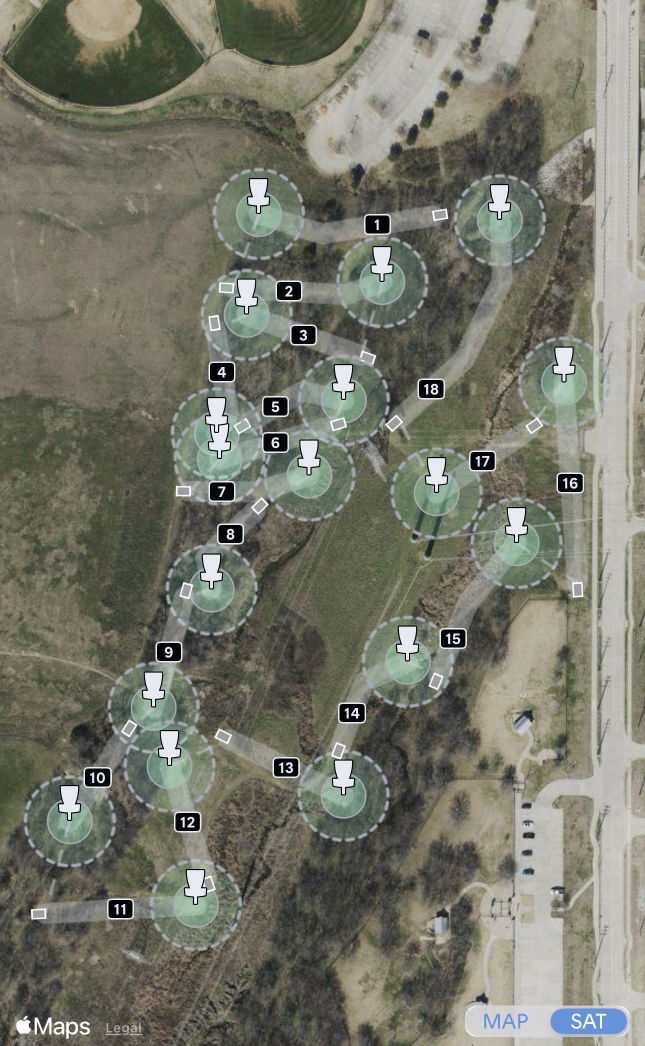
#> input picture resources/IMG_5641.jpg, 1290 x 2091 px (shown at 1/2 size)
$ python nuthing-p1-canonical.py ../resources/IMG_5641.jpg
#> lines starting #> are read from the running program, lines starting #| are printed output that depends on the picture; after the words box and inside, x2 and y2 are one past the last pixel; in counts of white or black regions, pixels touching at a corner belong together
"""NuThing P1 canonical broad candidate pipeline.

Published from the working Colab prototype as the baseline to port to TypeScript
before Part 2 badge-identity experiments.

Input contract:
    IMAGE = path to a clean cropped + stitched raster

Output:
    NUTHING_P1

Philosophy:
  - discover repeated rendered families
  - rank tee-likeness using projected border agreement
  - PRIMARY = first badge_count tee candidates
  - SECONDARY = everything else
  - optional A/B culling applies only to SECONDARY
  - nothing is discarded from the trace/evidence ledger
"""

import cv2
import numpy as np
from dataclasses import dataclass

# -----------------------------------------------------------------------------
# CONFIG
# -----------------------------------------------------------------------------
BRIGHT_V_MIN = 210
BRIGHT_S_MAX = 45
DARK_V_MAX = 45

BADGE_ASPECT_MIN = 1.15
BADGE_ASPECT_MAX = 1.80
BADGE_DARK_INTERIOR_MIN = 0.45
BADGE_SIZE_TOL = np.log(1.15)

FAMILY_SIZE_TOL = np.log(1.20)
MAX_OBJECT_ASPECT = 3.0

TEE_SEED_COUNT = 10
CANON_SIZE = 96
CANON_MAJOR_SPAN = 60.0
MATCH_SIGMA = 1.75
SHIFT_VALUES = [-4, -2, 0, 2, 4]
F_BETA = 0.5
OBSERVED_CORE_FRACTION = 0.60

# Broad default: preserve all secondary candidates. The B gate is an ablation.
ACTIVE_SECONDARY_GATE = "A"
B_CULL_IF_SCORE_BELOW = 0.40


@dataclass
class Component:
    label: int
    cx: float
    cy: float
    area: int
    bbox_x: int
    bbox_y: int
    bbox_w: int
    bbox_h: int
    major: float
    minor: float
    angle: float
    fill: float


def extract_components(mask):
    count, labels, stats, _ = cv2.connectedComponentsWithStats(mask, connectivity=8)
    components = []

    for label in range(1, count):
        x, y, w, h, area = stats[label]
        roi = labels[y:y+h, x:x+w]
        yy, xx = np.where(roi == label)
        if len(xx) < 2:
            continue

        xs = xx + x
        ys = yy + y
        pts = np.column_stack([xs, ys]).astype(np.float64)
        center = pts.mean(axis=0)
        rel = pts - center
        cov = np.cov(rel, rowvar=False, bias=True)
        eigvals, eigvecs = np.linalg.eigh(cov)
        major_axis = eigvecs[:, np.argmax(eigvals)]

        if major_axis[0] < 0 or (abs(major_axis[0]) < 1e-9 and major_axis[1] < 0):
            major_axis = -major_axis

        minor_axis = np.array([-major_axis[1], major_axis[0]])
        u = rel @ major_axis
        v = rel @ minor_axis
        major = float(u.max() - u.min() + 1)
        minor = float(v.max() - v.min() + 1)

        if minor > major:
            major, minor = minor, major

        fill = float(area) / max(major * minor, 1.0)
        angle = float(np.arctan2(major_axis[1], major_axis[0]))

        components.append(Component(
            label=int(label),
            cx=float(center[0]),
            cy=float(center[1]),
            area=int(area),
            bbox_x=int(x),
            bbox_y=int(y),
            bbox_w=int(w),
            bbox_h=int(h),
            major=major,
            minor=minor,
            angle=angle,
            fill=fill,
        ))

    return labels, components


def log_size_distance(a_major, a_minor, b_major, b_minor):
    return max(abs(np.log(a_major / b_major)), abs(np.log(a_minor / b_minor)))


def component_size_distance(a, b):
    return log_size_distance(a.major, a.minor, b.major, b.minor)


def bbox_size_distance(a, b):
    return max(abs(np.log(a.bbox_w / b.bbox_w)), abs(np.log(a.bbox_h / b.bbox_h)))


def anchored_families(components, tolerance, distance_fn=component_size_distance):
    families = []
    seen = set()

    for anchor in components:
        family = [c for c in components if distance_fn(anchor, c) <= tolerance]
        labels_key = tuple(sorted(c.label for c in family))
        if labels_key in seen:
            continue
        seen.add(labels_key)
        families.append(family)

    families.sort(key=len, reverse=True)
    return families


def family_spread(family):
    if not family:
        return float("inf")
    major = np.median([c.major for c in family])
    minor = np.median([c.minor for c in family])
    return np.median([
        log_size_distance(c.major, c.minor, major, minor)
        for c in family
    ])


def distance_to_foreground(mask):
    return cv2.distanceTransform((mask == 0).astype(np.uint8), cv2.DIST_L2, 3)


def fuzzy_support(distance):
    return np.exp(-(distance ** 2) / (2 * MATCH_SIGMA ** 2))


def shift_mask(mask, dx, dy):
    m = np.float32([[1, 0, dx], [0, 1, dy]])
    return cv2.warpAffine(
        mask, m, (CANON_SIZE, CANON_SIZE),
        flags=cv2.INTER_NEAREST,
        borderValue=0,
    )


def inner_core(mask, keep_fraction):
    if keep_fraction >= 0.999:
        return mask.copy()
    fg = mask.astype(bool)
    if not fg.any():
        return mask.copy()

    inside_distance = cv2.distanceTransform(mask.astype(np.uint8), cv2.DIST_L2, 5)
    values = inside_distance[fg]
    cutoff = np.quantile(values, 1.0 - keep_fraction)
    return (fg & (inside_distance >= cutoff)).astype(np.uint8)


def fbeta(precision, recall, beta=F_BETA):
    if precision <= 0 or recall <= 0:
        return 0.0
    b2 = beta * beta
    return (1 + b2) * precision * recall / (b2 * precision + recall)


def run_nuthing_p1(image_path, active_secondary_gate=ACTIVE_SECONDARY_GATE):
#> called with image_path = '../resources/IMG_5641.jpg', active_secondary_gate = 'A'
    bgr = cv2.imread(image_path)
#> bgr is the input picture: shape (2091, 1290, 3); mean B, G, R 106, 118.6, 117.7
    if bgr is None:
        raise RuntimeError(f"Could not read image: {image_path}")

    rgb = cv2.cvtColor(bgr, cv2.COLOR_BGR2RGB)
    hsv = cv2.cvtColor(rgb, cv2.COLOR_RGB2HSV)
#> hsv: shape (2091, 1290, 3); mean H, S, V 37.3, 38.9, 121.3
    s = hsv[:, :, 1]
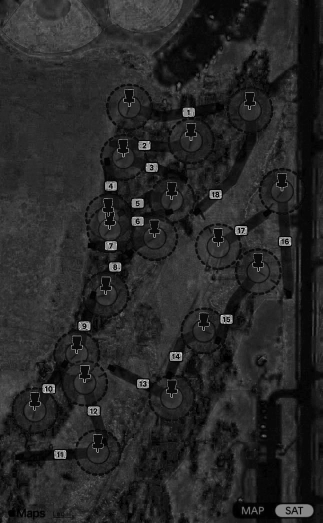
#> s: shape (2091, 1290) (shown at 1/4 size); min 0, max 255, mean 38.9
    v = hsv[:, :, 2]
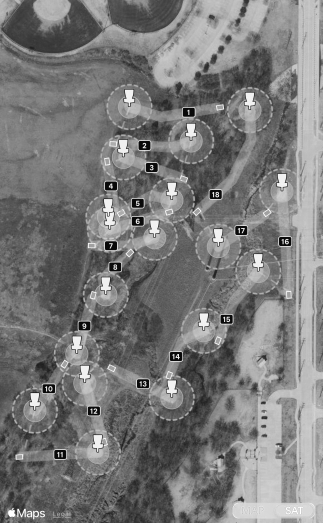
#> v: shape (2091, 1290) (shown at 1/4 size); min 1, max 255, mean 121.3

    bright_mask = ((v >= BRIGHT_V_MIN) & (s <= BRIGHT_S_MAX)).astype(np.uint8)
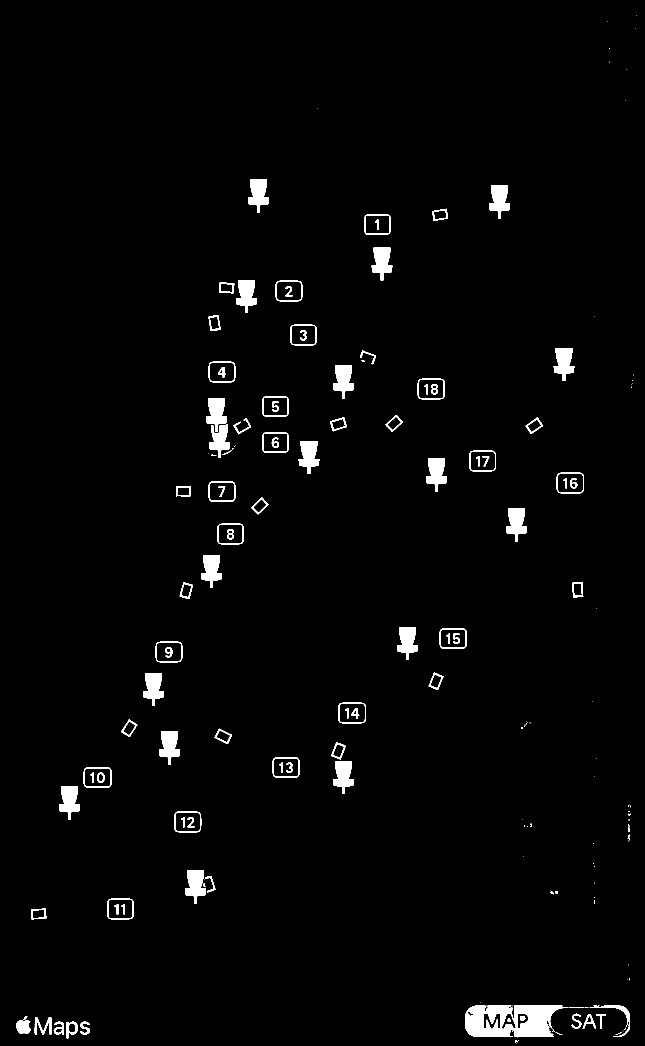
#> bright_mask: shape (2091, 1290) (shown at 1/2 size); values 0 (black) and 1 (white), 2.2% white; 168 white regions (67 under 20 px), largest, box (x1, y1, x2, y2) and area: (930, 2011, 1137, 2074) 9017, (496, 359, 538, 425) 1746, (978, 371, 1020, 437) 1746
    dark_mask = (v <= DARK_V_MAX).astype(np.uint8)
#> dark_mask: shape (2091, 1290); values 0 (black) and 1 (white), 1.7% white; 925 white regions (762 under 20 px), largest, box (x1, y1, x2, y2) and area: (731, 431, 779, 467) 1551, (420, 965, 468, 1001) 1525, (554, 564, 602, 600) 1479

    bright_labels, bright_components = extract_components(bright_mask)
#> in extract_components, `count, labels, stats, _ = cv2.connectedComponentsWithStats(mask, conne..`:
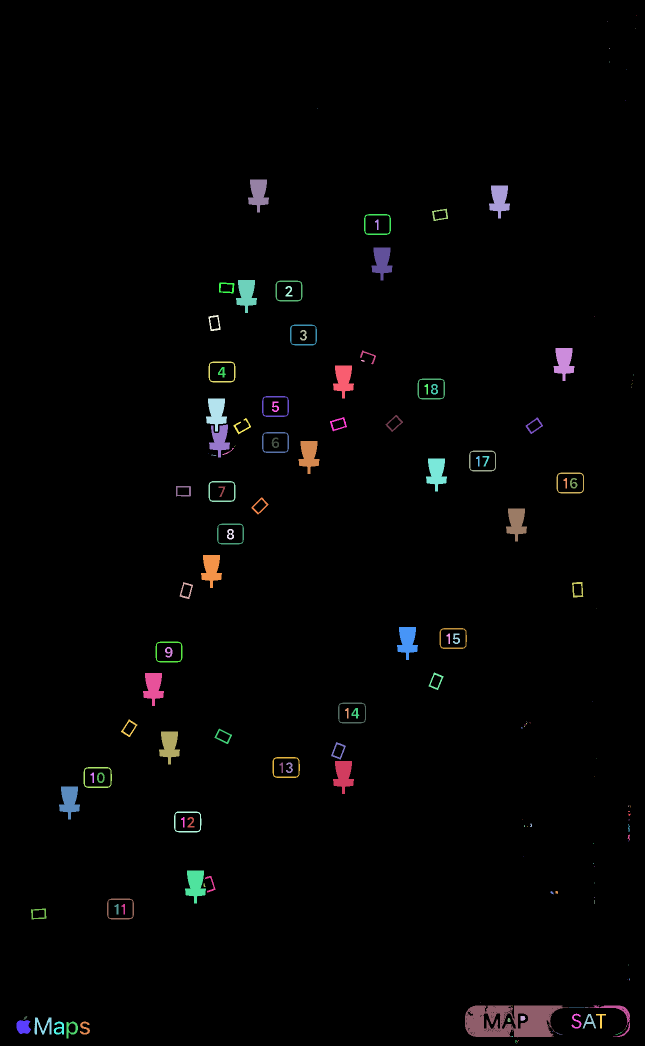
#> labels: shape (2091, 1290) int32 (shown at 1/2 size); 169 distinct labels, from 0 to 168; one colour per label, 0 black
#> in extract_components, `count, labels, stats, _ = cv2.connectedComponentsWithStats(mask, conne..`: count = 169; stats = 169 rows, first 6: [0, 0, 1290, 2091, 2637044], [1272, 31, 1, 1, 1], [1215, 42, 1, 1, 1], [1270, 57, 1, 1, 1], [1219, 96, 1, 2, 2], [1219, 123, 1, 2, 2]
#> the loop in extract_components, `for label in range(1, count):` made 168 passes
#> (x, y, w, h, area, center, cov, eigvals) on passes 11, 12, 16, 17: (864, 417, 32, 25, 255, [879.7, 429.2], [[110.8, -9.94], [-9.94, 56.84]], [55.07, 112.6]), (728, 428, 54, 42, 468, [754.5, 448.6], [[371.1, -1.8], [-1.8, 256.8]], [256.8, 371.2]), (551, 561, 54, 42, 468, [577.4, 581.4], [[371.9, -0.107], [-0.107, 256.3]], [256.3, 371.9]), (438, 565, 31, 22, 275, [452.9, 575], [[112.5, 5.31], [5.31, 54.94]], [54.46, 112.9])
    _, dark_components = extract_components(dark_mask)
#> in extract_components (call 2), `count, labels, stats, _ = cv2.connectedComponentsWithStats(mask, conne..`:
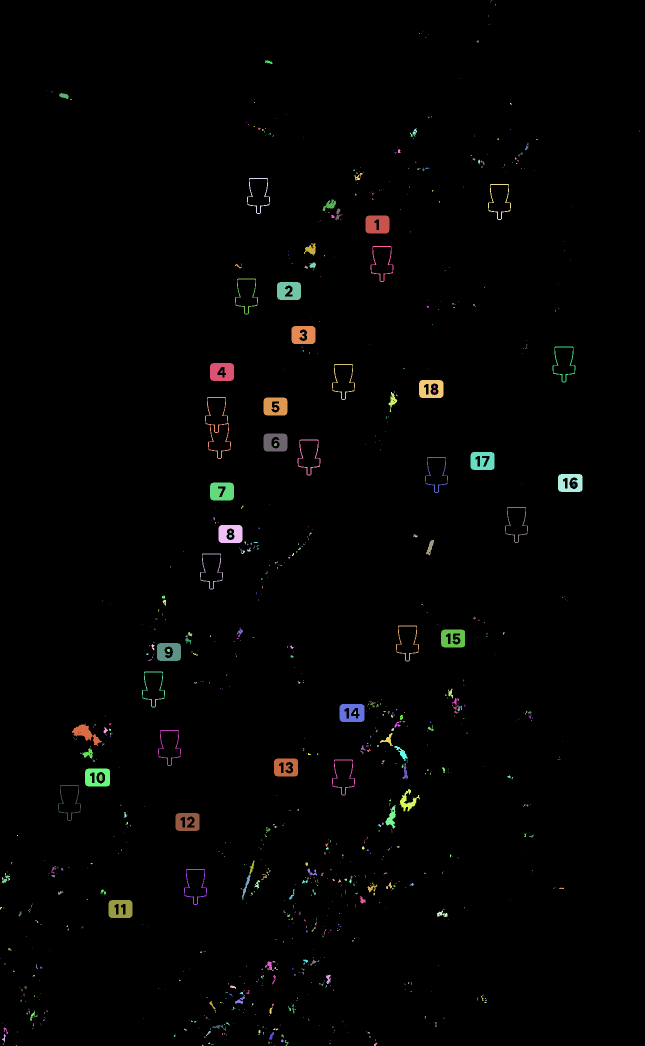
#> labels: shape (2091, 1290) int32 (shown at 1/2 size); 926 distinct labels, from 0 to 925; one colour per label, 0 black

    # Badge family: white screen-aligned frame + dark interior + repeated bbox size.
    badge_candidates = []
    for c in bright_components:
        if c.bbox_h <= 0:
            continue
        aspect = c.bbox_w / c.bbox_h
        if not (BADGE_ASPECT_MIN <= aspect <= BADGE_ASPECT_MAX):
            continue

        x, y, w, h = c.bbox_x, c.bbox_y, c.bbox_w, c.bbox_h
        dark_fraction = float(dark_mask[y:y+h, x:x+w].mean())
        if dark_fraction >= BADGE_DARK_INTERIOR_MIN:
            badge_candidates.append(c)
#> this loop made 141 passes

    badge_families = anchored_families(badge_candidates, BADGE_SIZE_TOL, bbox_size_distance)
#> the loop in anchored_families, `for anchor in components:` made 18 passes
    if not badge_families:
        raise RuntimeError("No repeated white badge-frame family found")

    badges = badge_families[0]
    badge_count = len(badges)
    badge_labels = {c.label for c in badges}
    bright_without_badges = [c for c in bright_components if c.label not in badge_labels]

    # Basket family: repeated bright family whose cardinality is closest to badges.
    basket_pool = [
        c for c in bright_without_badges
        if c.minor > 0 and c.major / c.minor <= MAX_OBJECT_ASPECT
    ]
    basket_families = anchored_families(basket_pool, FAMILY_SIZE_TOL)
#> the loop in anchored_families (call 2), `for anchor in components:` made 113 passes
    if not basket_families:
        raise RuntimeError("No repeated bright family available for basket discovery")

    def basket_family_key(family):
        return abs(len(family) - badge_count), family_spread(family)

    baskets = min(basket_families, key=basket_family_key)
    basket_labels = {c.label for c in baskets}
    remaining_bright = [
        c for c in bright_without_badges
        if c.label not in basket_labels
    ]

    # Tee mode discovery: geometry discovers the normal population and scale only.
    tee_family_candidates = anchored_families(
        [
            c for c in remaining_bright
            if c.minor > 0 and c.major / c.minor <= MAX_OBJECT_ASPECT
        ],
        FAMILY_SIZE_TOL,
    )
    if not tee_family_candidates:
        raise RuntimeError("No repeated tee-scale bright family found")

    modal_family = max(tee_family_candidates, key=len)
    modal_major = np.median([c.major for c in modal_family])
    modal_minor = np.median([c.minor for c in modal_family])

    def distance_to_tee_mode(c):
        return log_size_distance(c.major, c.minor, modal_major, modal_minor)

    seed_order = sorted(modal_family, key=distance_to_tee_mode)
    seed_count = min(TEE_SEED_COUNT, len(seed_order))
    tee_seeds = seed_order[:seed_count]
    canon_scale = CANON_MAJOR_SPAN / modal_major

    def component_pixels(c):
        x, y, w, h = c.bbox_x, c.bbox_y, c.bbox_w, c.bbox_h
        roi = bright_labels[y:y+h, x:x+w]
#> roi: shape (35, 30) int32; values 0 (black) and 76 (white), 25.8% white; 1 white region, box (x1, y1, x2, y2) and area: (0, 0, 30, 35) 271
        yy, xx = np.where(roi == c.label)
        return xx + x, yy + y

    def canonical_component_mask(c):
        xs, ys = component_pixels(c)
        out = np.zeros((CANON_SIZE, CANON_SIZE), dtype=np.uint8)
        if len(xs) < 2:
            return out

        pts = np.column_stack([xs, ys]).astype(np.float64)
        center = pts.mean(axis=0)
        rel = pts - center
        cov = np.cov(rel, rowvar=False, bias=True)
        eigvals, eigvecs = np.linalg.eigh(cov)
        major_axis = eigvecs[:, np.argmax(eigvals)]

        if major_axis[0] < 0 or (abs(major_axis[0]) < 1e-9 and major_axis[1] < 0):
            major_axis = -major_axis

        minor_axis = np.array([-major_axis[1], major_axis[0]])
        u = rel @ major_axis
        vv = rel @ minor_axis
        center_canon = (CANON_SIZE - 1) / 2
        px = np.rint(center_canon + u * canon_scale).astype(int)
        py = np.rint(center_canon + vv * canon_scale).astype(int)
        valid = (px >= 0) & (px < CANON_SIZE) & (py >= 0) & (py < CANON_SIZE)
        out[py[valid], px[valid]] = 1
        return out

    seed_masks = [canonical_component_mask(c) for c in tee_seeds]
    seed_likelihoods = [fuzzy_support(distance_to_foreground(mask)) for mask in seed_masks]
    tee_border_likelihood = np.mean(seed_likelihoods, axis=0)
    tee_border_template = (tee_border_likelihood >= 0.50).astype(np.uint8)
#> tee_border_template: shape (96, 96); values 0 (black) and 1 (white), 15.5% white; 1 white region, box (x1, y1, x2, y2) and area: (17, 27, 79, 70) 1426
    tee_template_distance = distance_to_foreground(tee_border_template)
#> in distance_to_foreground (call 11), `return cv2.distanceTransform((mask == 0).astype(np.uint8), cv2.DIST_L2..`:
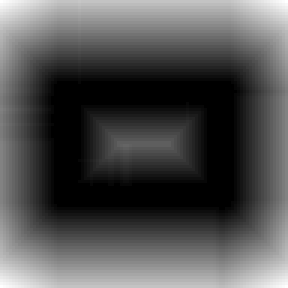
#> returned value: shape (96, 96) float32 (shown 3 times larger); min 0, max 33.66, mean 10.8; drawn with min black and max white
    tee_template_pixels = tee_border_template.astype(bool)

    def score_tee_component(c):
        raw = canonical_component_mask(c)
        best = None

        for dy in SHIFT_VALUES:
            for dx in SHIFT_VALUES:
                candidate = shift_mask(raw, dx, dy)
                observed_core = inner_core(candidate, OBSERVED_CORE_FRACTION)
                observed = observed_core.astype(bool)
                if not observed.any():
                    continue

                explained = float(np.mean(fuzzy_support(tee_template_distance[observed])))
                candidate_distance = distance_to_foreground(candidate)
                coverage = float(np.mean(fuzzy_support(candidate_distance[tee_template_pixels])))
                score = float(fbeta(explained, coverage))

                row = {
                    "component": c,
                    "score": score,
                    "explained": explained,
                    "coverage": coverage,
                    "dx": dx,
                    "dy": dy,
                    "canonical": candidate,
                    "observed_core": observed_core,
                }

                if best is None or row["score"] > best["score"]:
                    best = row

        return best

    tee_ranked = []
    for c in remaining_bright:
        row = score_tee_component(c)
        if row is not None:
            tee_ranked.append(row)
#> this loop made 105 passes
#> pass 1, in inner_core, `fg = mask.astype(bool)`:
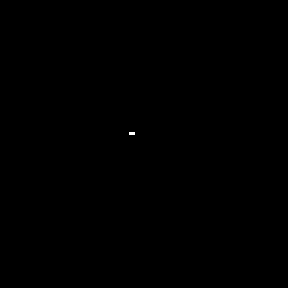
#> fg: shape (96, 96) bool (shown 3 times larger); 0.02% white in thin lines or dots, all inside (x1, y1, x2, y2) = (43, 44, 45, 45)
    tee_ranked.sort(key=lambda r: r["score"], reverse=True)

    # Primary is priority/ranking status, not a truth claim.
    primary_count = min(badge_count, len(tee_ranked))
    tee_primary = tee_ranked[:primary_count]
    tee_leftovers = tee_ranked[primary_count:]

    tee_secondary_a = list(tee_leftovers)
    tee_culled_a = []

    # Temporary conservative forwarding floor. Lossless tee_ranked remains intact.
    tee_secondary_b = [r for r in tee_leftovers if r["score"] >= B_CULL_IF_SCORE_BELOW]
    tee_culled_b = [r for r in tee_leftovers if r["score"] < B_CULL_IF_SCORE_BELOW]

    if active_secondary_gate == "A":
        tee_secondary, tee_culled = tee_secondary_a, tee_culled_a
    elif active_secondary_gate == "B":
        tee_secondary, tee_culled = tee_secondary_b, tee_culled_b
    else:
        raise ValueError('active_secondary_gate must be "A" or "B"')

    return {
        "image": rgb,
        "bright_mask": bright_mask,
        "dark_mask": dark_mask,
        "bright_components": bright_components,
        "dark_components": dark_components,
        "badges": badges,
        "badge_count": badge_count,
        "baskets": baskets,
        "remaining_bright": remaining_bright,
        "tee_modal_family": modal_family,
        "tee_modal_major": float(modal_major),
        "tee_modal_minor": float(modal_minor),
        "tee_seeds": tee_seeds,
        "tee_border_template": tee_border_template,
        "tee_ranked": tee_ranked,
        "tee_primary": tee_primary,
        "tee_secondary_A": tee_secondary_a,
        "tee_culled_A": tee_culled_a,
        "tee_secondary_B": tee_secondary_b,
        "tee_culled_B": tee_culled_b,
        "active_secondary_gate": active_secondary_gate,
        "tee_secondary": tee_secondary,
        "tee_culled": tee_culled,
    }


def summarize(result):
    print("NuThing P1")
    print("===========")
    print(f"bright components : {len(result['bright_components'])}")
#| bright components : 141
    print(f"badges            : {len(result['badges'])}")
#| badges            : 18
    print(f"baskets           : {len(result['baskets'])}")
#| baskets           : 18
    print(f"tee modal family  : {len(result['tee_modal_family'])}")
#| tee modal family  : 22
    print(f"tee modal size    : {result['tee_modal_major']:.2f} x {result['tee_modal_minor']:.2f}")
#| tee modal size    : 30.90 x 21.59
    print(f"tee seeds         : {len(result['tee_seeds'])}")
#| tee seeds         : 10
    print(f"PRIMARY tees      : {len(result['tee_primary'])}")
#| PRIMARY tees      : 18
    print(f"active secondary  : {len(result['tee_secondary'])}")
#| active secondary  : 87
    print(f"active culled     : {len(result['tee_culled'])}")
#| active culled     : 0


if __name__ == "__main__":
    import argparse

    parser = argparse.ArgumentParser()
    parser.add_argument("image")
    parser.add_argument("--secondary-gate", choices=["A", "B"], default=ACTIVE_SECONDARY_GATE)
    args = parser.parse_args()

    NUTHING_P1 = run_nuthing_p1(args.image, active_secondary_gate=args.secondary_gate)
    summarize(NUTHING_P1)
